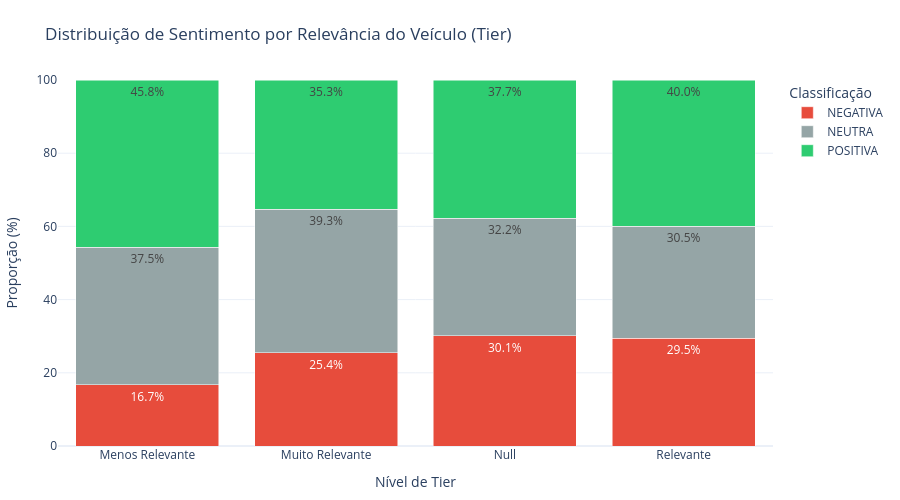

The notebook cell this image was saved under:
### Markdown cell above
### 3.4 Visualizações

### Code cell
def plot_sentimento_por_tier_interativo(contingency_df: pd.DataFrame) -> None:
    """
    Gera gráfico de barras empilhadas interativo para analisar a associação
    entre a relevância do veículo (Tier) e o sentimento (Classificação).
    """
    
    # 1. Mapeamento de Cores Identitárias
    colors_map = {
        'POSITIVA': '#2ecc71',
        'NEUTRA': '#95a5a6',
        'NEGATIVA': '#e74c3c',
        'PUBLICIDADE': '#3498db'
    }

    # 2. Transformação para Formato Longo (Essencial para o Plotly Express)
    # Se o seu DataFrame tem o Tier como index e Sentimentos como colunas
    df_plot = contingency_df.reset_index().melt(
        id_vars=contingency_df.index.name if contingency_df.index.name else 'Tier',
        var_name='Classificação',
        value_name='Percentual'
    )
    
    tier_col = df_plot.columns[0] # Identifica o nome da coluna de Tier

    # 3. Criação da Visualização
    fig = px.bar(
        df_plot,
        x=tier_col,
        y='Percentual',
        color='Classificação',
        title='Distribuição de Sentimento por Relevância do Veículo (Tier)',
        labels={'Percentual': 'Proporção (%)', tier_col: 'Nível de Tier'},
        color_discrete_map=colors_map,
        # Adiciona o rótulo de percentual dentro da barra
        text=df_plot['Percentual'].apply(lambda x: f'{x:.1f}%' if x > 5 else ''),
        barmode='stack'
    )

    # 4. Refinamento de Layout e Interatividade
    fig.update_traces(
        textposition='inside',
        hovertemplate="<b>Tier: %{x}</b><br>Sentimento: %{fullData.name}<br>Proporção: %{y:.2f}%<extra></extra>"
    )

    fig.update_layout(
        template="plotly_white",
        yaxis_range=[0, 100], # Garante escala de 0 a 100%
        xaxis={'categoryorder': 'category ascending'}, # Mantém ordem lógica de Tiers
        legend_title_text='Classificação',
        height=500,
        margin=dict(l=50, r=50, t=80, b=50)
    )

    fig.show()

# --- EXECUÇÃO ---
# O bloco verifica se a tabela de contingência foi gerada nas células anteriores
if 'contingency_pct' in locals():
    plot_sentimento_por_tier_interativo(contingency_pct)
    print("\n💡 INTERPRETAÇÃO GEOGRÁFICA: Se as barras fossem idênticas, não haveria associação espacial ou de relevância no sentimento.")
else:
    print("❌ Erro: O DataFrame 'contingency_pct' não foi encontrado. Execute a célula de cálculo (crosstab) primeiro.")

### Figure 1 — Plotly figure (JSON) as saved in the notebook; plotly's stock layout.template omitted (floating-point values rounded to 4 significant figures)
{"data": [{"alignmentgroup": "True", "hovertemplate": "<b>Tier: %{x}</b><br>Sentimento: %{fullData.name}<br>Proporção: %{y:.2f}%<extra></extra>", "legendgroup": "NEGATIVA", "marker": {"color": "#e74c3c", "pattern": {"shape": ""}}, "name": "NEGATIVA", "offsetgroup": "NEGATIVA", "orientation": "v", "showlegend": true, "text": ["16.7%", "25.4%", "30.1%", "29.5%"], "textposition": "inside", "type": "bar", "x": ["Menos Relevante", "Muito Relevante", "Null", "Relevante"], "xaxis": "x", "y": [16.72, 25.42, 30.11, 29.5], "yaxis": "y"}, {"alignmentgroup": "True", "hovertemplate": "<b>Tier: %{x}</b><br>Sentimento: %{fullData.name}<br>Proporção: %{y:.2f}%<extra></extra>", "legendgroup": "NEUTRA", "marker": {"color": "#95a5a6", "pattern": {"shape": ""}}, "name": "NEUTRA", "offsetgroup": "NEUTRA", "orientation": "v", "showlegend": true, "text": ["37.5%", "39.3%", "32.2%", "30.5%"], "textposition": "inside", "type": "bar", "x": ["Menos Relevante", "Muito Relevante", "Null", "Relevante"], "xaxis": "x", "y": [37.51, 39.32, 32.15, 30.54], "yaxis": "y"}, {"alignmentgroup": "True", "hovertemplate": "<b>Tier: %{x}</b><br>Sentimento: %{fullData.name}<br>Proporção: %{y:.2f}%<extra></extra>", "legendgroup": "POSITIVA", "marker": {"color": "#2ecc71", "pattern": {"shape": ""}}, "name": "POSITIVA", "offsetgroup": "POSITIVA", "orientation": "v", "showlegend": true, "text": ["45.8%", "35.3%", "37.7%", "40.0%"], "textposition": "inside", "type": "bar", "x": ["Menos Relevante", "Muito Relevante", "Null", "Relevante"], "xaxis": "x", "y": [45.76, 35.25, 37.74, 39.96], "yaxis": "y"}], "layout": {"barmode": "stack", "height": 500, "legend": {"title": {"text": "Classificação"}, "tracegroupgap": 0}, "margin": {"b": 50, "l": 50, "r": 50, "t": 80}, "title": {"text": "Distribuição de Sentimento por Relevância do Veículo (Tier)"}, "xaxis": {"anchor": "y", "categoryorder": "category ascending", "domain": [0, 1], "title": {"text": "Nível de Tier"}}, "yaxis": {"anchor": "x", "domain": [0, 1], "range": [0, 100], "title": {"text": "Proporção (%)"}}}}
